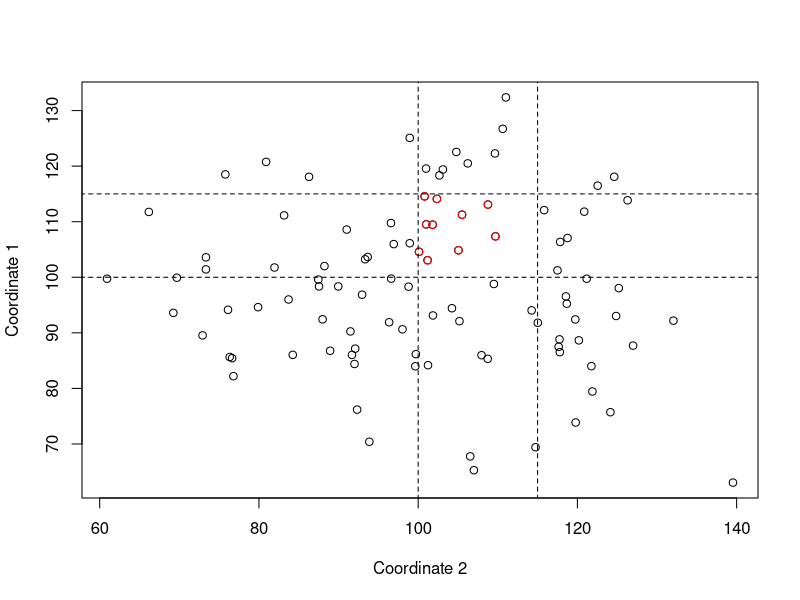
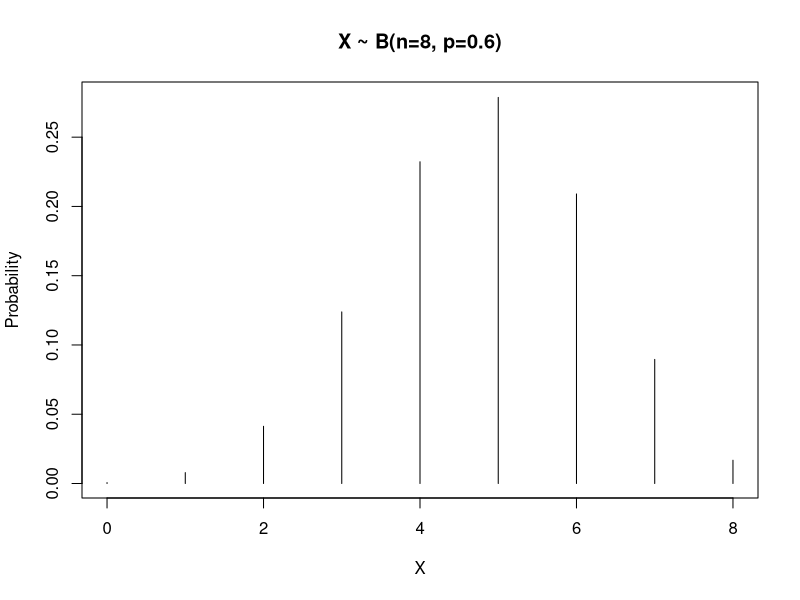
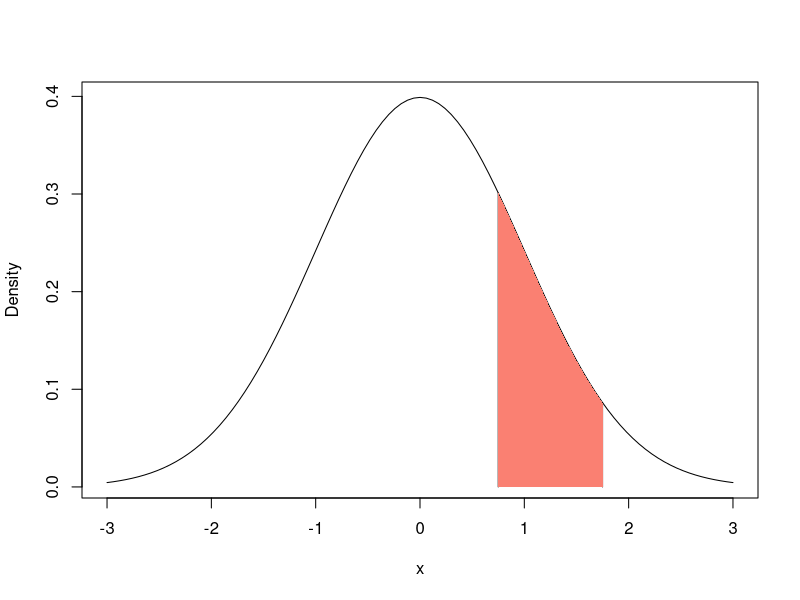
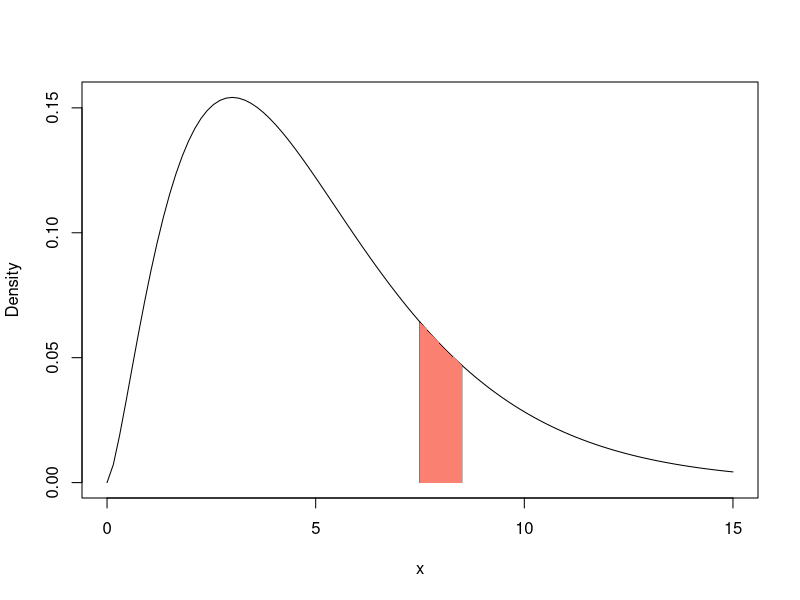

These charts were generated, in order, by the following R code:
#===============================================================================
# CURSO:   BEGINNER AND INTERMEDIATE LEVEL R COURSE
# SCRIPT:  2. Vectors
# AUTORES: Marcos Jimenez
#===============================================================================

#-------------
# 2.1. Vectors
#-------------

n <- c(1, 2, 3, 4)                           # Numeric
l <- c(TRUE, FALSE)                          # Logical
k <- c("cat", "dog")                         # Character
k <- factor(c("cat", "dog"), ordered = TRUE) # Factor
x <- c(1 + 2i, 4i)                           # Complex

# Preference order:
# 1. Character
# 2. Complex
# 3. Numeric
# 4. Logical / Factor

#-----------------------------
# 2.2. Construction of vectors
#-----------------------------

# Vector of numbers from 0 to 20 by steps of 2:
y <- seq(from = 0, to = 20, by = 2)
w <- 1:4 # Vector of integers from 1 to 4

# Concatenate the vectors:
z <- c(y, w)

# Take samples from random variables:
set.seed(2025)                       # Fix the seed to get the same results
rbinom(n = 10, size = 5, prob = 0.5) # 10 samples from the binomial distribution
rnorm(n = 10, mean = 0, sd = 1)      # 10 samples from the normal distribution
rt(n = 10, df = 5)                   # 10 samples from the t distribution
rchisq(n = 10, df = 5)               # 10 samples from the chi2 distribution
runif(n = 10, min = 0, max = 1)      # 10 samples from the uniform distribution

# Extract 10 elements from letters with replacement at random:
sample(x = letters, size = 10, replace = TRUE)

# Extract 5 elements from c("Hombre", "Mujer") with replacement at random:
sample(c("dog", "cat"), size = 5, replace = TRUE)

# Automatic creation of long character vectors:
paste("Sujeto", 1:20, sep = "")

#---------------------
# 2.3. Vector indexing
#---------------------

z <- 1:6

# Extract elements:
z[1]
z[c(2, 5)]

# Remove elements:
z[-1]
z[-c(2, 5)]

#-----------------------------------
# 2.4. Functions for numeric vectors
#-----------------------------------

# Extract 6 samples from (1:5) with replacement:
x <- sample(x = 1:5, size = 6, replace = TRUE)

mean(x)        # Mean
median(x)      # Median
var(x)         # Cuasi-Variance
sd(x)          # Cuasi-Standard deviation
min(x)         # Minimum
max(x)         # Maximum
sum(x)         # Sum
prod(x)        # Product
log(x)         # Logarithm
exp(x)         # Exponential
length(x)      # Length of the vector
head(x, n = 3) # Print the first 3 elements
tail(x, n = 3) # Print the last 3 elements
table(x)       # Frequencies of each element in the vector

?mean                 # Check the documentation of the function
x[1] <- NA            # NA: Non Available
mean(x, na.rm = TRUE) # Mean discarding Non Available values

#---------------------------------------------
# 2.4.1 Plot two numeric vectors (scatterplot)
#---------------------------------------------

# Create random deviates:
x <- rnorm(n = 100, mean = 100, sd = 15) # 10 samples from a normal distribution
y <- rnorm(n = 100, mean = 100, sd = 15) # 10 samples from a normal distribution

plot(x, y, ylab = "Coordinate 1", xlab = "Coordinate 2")

# Highlight specific coordinates:
condition <- x > 100 & x < 115 & y > 100 & y < 115
indices <- which(condition) # Get the indices that satisfy the condition
points(x[indices], y[indices], col = "red") # Hightlight these points in red

# Draw segments:
segments(x0 = 100, x1 = 100, y0 = 0, y1 = 150, lty = "dashed")
segments(x0 = 115, x1 = 115, y0 = 0, y1 = 150, lty = "dashed")
segments(x0 = 0, x1 = 150, y0 = 100, y1 = 100, lty = "dashed")
segments(x0 = 0, x1 = 150, y0 = 115, y1 = 115, lty = "dashed")

#-------------------------------------------
# 2.5. Simulation of common random variables
#-------------------------------------------

#----------------------------
# 2.5.1 Binomial distribution
#----------------------------

set.seed(123)                           # Random seed
N <- 1000                               # Sample size
n <- 8                                  # Number of trials
prob <- 0.60                            # Probability of success
b <- rbinom(N, size = n, prob = prob)   # 1000 samples from Binomial
empirical <- table(b)/1000              # Empirical proportions

factural <- dbinom(0:n, size = n,
                   prob = prob)         # Theoretical proportions
cbind(empirical, factural)              # Compare empirical and theoretical

# Plot the theoretical distribution:
plot(0:n, factural, main = paste("X ~ B(n=", n, ", p=", prob, ")", sep = ""),
     xlab = "X", ylab = "Probability", type = "h")

#--------------------------
# 2.5.2 Normal distribution
#--------------------------

# Take 100000 samples from the standard normal distribution:
X <- rnorm(n = 100000, mean = 0, sd = 1)

# Simulate the probability density of x = 1.25:
x <- 1.25
delta <- 1
mean((X > x-delta/2 & X < x+delta/2)) / delta

# Compare with the actual probability density:
dnorm(x, mean = 0, sd = 1)

# Visualize the probability density:
curve(dnorm(x, mean = 0, sd = 1), xlim = c(-3, 3), ylab = "Density")
segments(x0 = x-delta/2,
         x1 = x-delta/2,
         y0 = 0,
         y1 = dnorm(x-delta/2))
segments(x0 = x+delta/2,
         x1 = x+delta/2,
         y0 = 0,
         y1 = dnorm(x+delta/2))

# Create intervals for x and y coordinates:
x_fill <- seq(x - delta/2, x + delta/2, length.out = 100)
y_fill <- dnorm(x_fill, mean = 0, sd = 1)

# Use polygon to shade the area under the curve in the defined interval:
polygon(c(x - delta/2, x_fill, x + delta/2),
        c(0, y_fill, 0),
        col = "salmon", border = NA)

#------------------------
# 2.5.3 Chi2 distribution
#------------------------

# Take 100000 samples from the chi2 distribution:
df <- 5                         # Degrees of freedom
X <- rchisq(n = 100000, df = df)

# Simulate the probability density of x = 8:
x <- 8
delta <- 1
mean((X > x-delta/2 & X < x+delta/2)) / delta

# Compare with the actual probability density:
dchisq(x, df = df)

# Visualize the probability density:
curve(dchisq(x, df = df), xlim = c(0, 15), ylab = "Density")
segments(x0 = x-delta/2,
         x1 = x-delta/2,
         y0 = 0,
         y1 = dchisq(x-delta/2, df = df))
segments(x0 = x+delta/2,
         x1 = x+delta/2,
         y0 = 0,
         y1 = dchisq(x+delta/2, df = df))

# Create intervals for x and y coordinates:
x_fill <- seq(x - delta/2, x + delta/2, length.out = 100)
y_fill <- dchisq(x_fill, df = df)

# Use polygon to shade the area under the curve in the defined interval:
polygon(c(x - delta/2, x_fill, x + delta/2),
        c(0, y_fill, 0),
        col = "salmon", border = NA)


